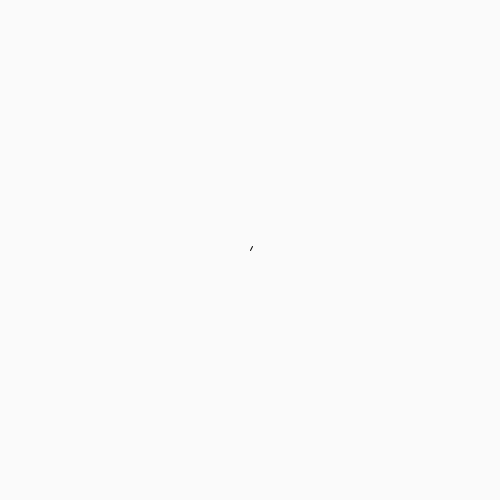
Frame 1 (no input)
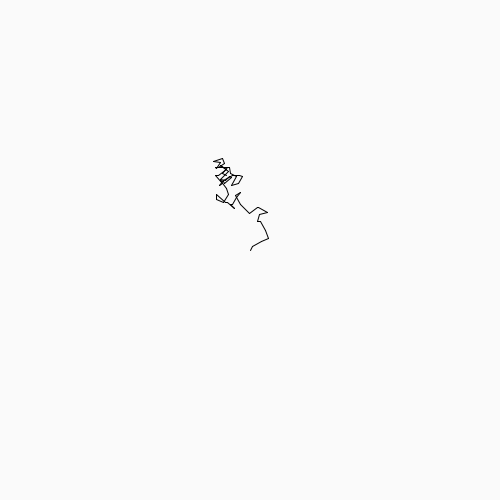
Frame 60 (the mouse pressed at the canvas centre just before this capture)
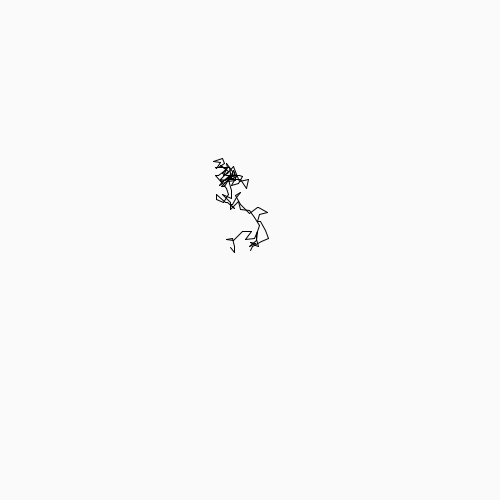
Frame 120 (the mouse held since frame 60 and released just before this capture)

The Processing sketch that drew these frames (run headless with seeded random() and noise(); from frame 60 on, the mouse is pressed at the canvas centre):

// Processing sketch: processing_9928
// ── processing_9928.pde

int x0 = 250;
int y0 = 250;
int xsig;
int ysig;
void setup(){
  size(500,500);
  background(250);

}
void draw(){
  xsig = x0 + (int)random(-10,10);
  ysig = y0 + (int)random(-10,10);
  if(xsig < 0 & xsig > 250 & ysig < 0 & ysig >250){
  }
  else{
    line(x0, y0, xsig, ysig);
    x0 = xsig;
    y0 = ysig;
  }
}
